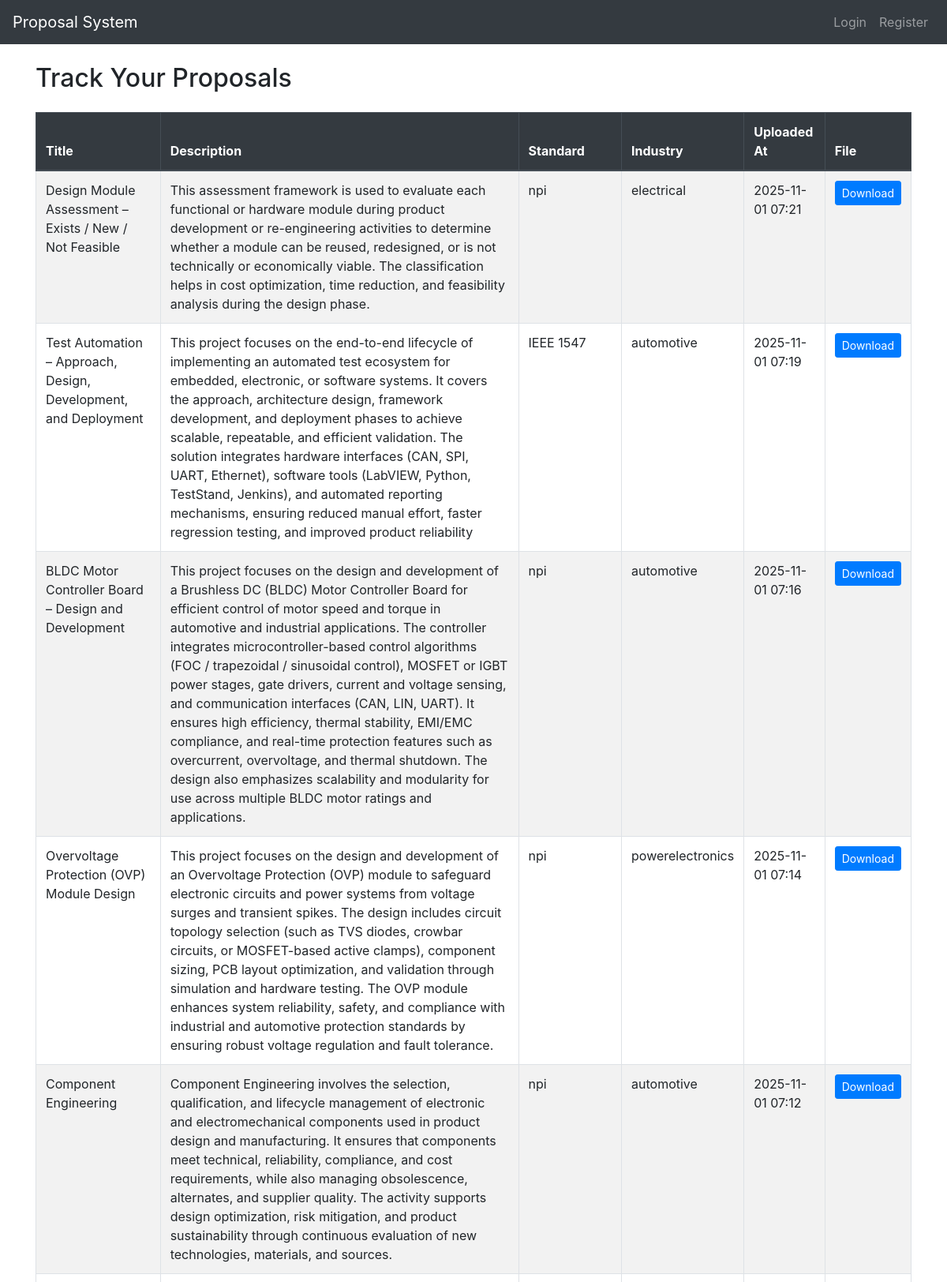
/track (signed in, upper part), run on the app's committed database.
### newapp.py (models this page shows)
class Proposal(db.Model):
    __tablename__ = 'proposals'
    id = db.Column(db.Integer, primary_key=True)
    title = db.Column(db.String(150), nullable=False)
    description = db.Column(db.Text, nullable=True)
    standard = db.Column(db.String(100), nullable=True)
    industry = db.Column(db.String(100), nullable=True)
    filename = db.Column(db.String(200), nullable=True)
    file_size = db.Column(db.Float, nullable=True)  # ✅ new field added
    uploaded_at = db.Column(db.DateTime, default=datetime.utcnow)
    user_id = db.Column(db.Integer, db.ForeignKey('users.id'), nullable=False)

### newapp.py (the view)
    @app.route('/track')
    @login_required
    def track():
        user_proposals = Proposal.query.filter_by(user_id=current_user.id).order_by(Proposal.uploaded_at.desc()).all()
        return render_template('track.html', proposals=user_proposals)

### templates/track.html (shortened to what this page needs)
{% extends "base.html" %}
{% block content %}
<h2 class="mt-4 mb-4">Track Your Proposals</h2>
{% if proposals %}
    <table class="table table-bordered table-striped">
        <thead class="thead-dark">
            <tr>
                <th>Title</th>
                <th>Description</th>
                <th>Standard</th>
                <th>Industry</th>
                <th>Uploaded At</th>
                <th>File</th>
            </tr>
        </thead>
        <tbody>
            {% for proposal in proposals %}
                <tr>
                    <td>{{ proposal.title }}</td>
                    <td>{{ proposal.description }}</td>
                    <td>{{ proposal.standard }}</td>
                    <td>{{ proposal.industry }}</td>
                    <td>{{ proposal.uploaded_at.strftime('%Y-%m-%d %H:%M') }}</td>
                    <td>
                        {% if proposal.filename %}
                            <a href="{{ url_for('download', proposal_id=proposal.id) }}" class="btn btn-sm btn-primary">Download</a>
                        {% else %}
                            N/A
                        {% endif %}
                    </td>
                </tr>
            {% endfor %}
        </tbody>
    </table>
{% else %}
    <p>No proposals uploaded yet.</p>
{% endif %}
{% endblock %}

### data on the page
Proposal: title "Design Module Assessment – Exists / New / Not Feasible", description "This assessment framework is used to evaluate each functional or hardware module during product development or re-engineering activities to determine whether a module can be reused, redesigned, or is not technically or economically viable. The classification helps in cost optimization, time reduction, and feasibility analysis during the design phase.", standard "npi", industry "electrical", uploaded_at "2025-11-01 07:21"
Proposal: title "Test Automation – Approach, Design, Development, and Deployment", description "This project focuses on the end-to-end lifecycle of implementing an automated test ecosystem for embedded, electronic, or software systems. It covers the approach, architecture design, framework development, and deployment phases to achieve scalable, repeatable, and efficient validation. The solution integrates hardware interfaces (CAN, SPI, UART, Ethernet), software tools (LabVIEW, Python, TestStand, Jenkins), and automated reporting mechanisms, ensuring reduced manual effort, faster regression testing, and improved product reliability", standard "IEEE 1547", industry "automotive", uploaded_at "2025-11-01 07:19"
Proposal: title "BLDC Motor Controller Board – Design and Development", description "This project focuses on the design and development of a Brushless DC (BLDC) Motor Controller Board for efficient control of motor speed and torque in automotive and industrial applications. The controller integrates microcontroller-based control algorithms (FOC / trapezoidal / sinusoidal control), MOSFET or IGBT power stages, gate drivers, current and voltage sensing, and communication interfaces (CAN, LIN, UART). It ensures high efficiency, thermal stability, EMI/EMC compliance, and real-time protection features such as overcurrent, overvoltage, and thermal shutdown. The design also emphasizes scalability and modularity for use across multiple BLDC motor ratings and applications.", standard "npi", industry "automotive", uploaded_at "2025-11-01 07:16"
Proposal: title "Overvoltage Protection (OVP) Module Design", description "This project focuses on the design and development of an Overvoltage Protection (OVP) module to safeguard electronic circuits and power systems from voltage surges and transient spikes. The design includes circuit topology selection (such as TVS diodes, crowbar circuits, or MOSFET-based active clamps), component sizing, PCB layout optimization, and validation through simulation and hardware testing. The OVP module enhances system reliability, safety, and compliance with industrial and automotive protection standards by ensuring robust voltage regulation and fault tolerance.", standard "npi", industry "powerelectronics", uploaded_at "2025-11-01 07:14"
Proposal: title "Component Engineering", description "Component Engineering involves the selection, qualification, and lifecycle management of electronic and electromechanical components used in product design and manufacturing. It ensures that components meet technical, reliability, compliance, and cost requirements, while also managing obsolescence, alternates, and supplier quality. The activity supports design optimization, risk mitigation, and product sustainability through continuous evaluation of new technologies, materials, and sources.", standard "npi", industry "automotive", uploaded_at "2025-11-01 07:12"
